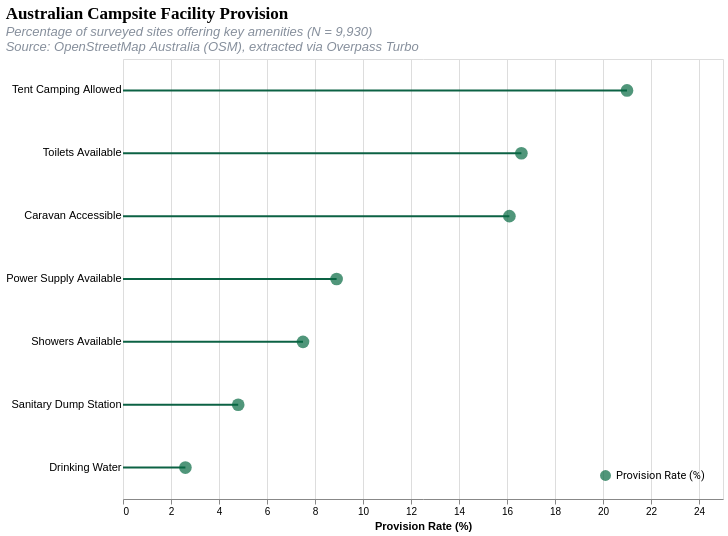

Vega-Lite specification stored for this chart:
### Vega-Lite specification from a JSON file in a GitHub repository (floating-point values rounded to 4 significant figures)
{"$schema": "https://vega.github.io/schema/vega-lite/v5.json", "background": "transparent", "title": {"text": "Australian Campsite Facility Provision", "subtitle": ["Percentage of surveyed sites offering key amenities (N = 9,930)", "Source: OpenStreetMap Australia (OSM), extracted via Overpass Turbo"], "subtitleColor": "#868f9c", "subtitleFontStyle": "italic", "subtitleFontSize": 13, "anchor": "start", "fontSize": 17, "font": "Playfair Display"}, "width": 600, "height": 440, "data": {"values": [{"category": "Tent Camping Allowed", "count": 2083, "percentage": 21.0}, {"category": "Toilets Available", "count": 1650, "percentage": 16.6}, {"category": "Caravan Accessible", "count": 1595, "percentage": 16.1}, {"category": "Power Supply Available", "count": 884, "percentage": 8.9}, {"category": "Showers Available", "count": 745, "percentage": 7.5}, {"category": "Sanitary Dump Station", "count": 475, "percentage": 4.8}, {"category": "Drinking Water", "count": 254, "percentage": 2.6}]}, "encoding": {"y": {"field": "category", "type": "nominal", "sort": "-x", "axis": {"title": null, "labelFontSize": 11, "domain": false, "ticks": false}}, "x": {"field": "percentage", "type": "quantitative", "scale": {"domain": [0, 25]}, "axis": {"title": "Provision Rate (%)", "grid": true, "format": ".0f"}}}, "layer": [{"mark": {"type": "rule", "color": "#0c6244", "strokeWidth": 2}}, {"mark": {"type": "circle", "size": 160}, "encoding": {"color": {"datum": "Provision Rate (%)", "type": "nominal", "scale": {"domain": ["Provision Rate (%)"], "range": ["#056a42"]}, "legend": {"title": null, "orient": "bottom-right", "symbolSize": 120, "labelFontSize": 11, "labelFont": "Roboto"}}, "tooltip": [{"field": "category", "type": "nominal", "title": "Facility"}, {"field": "percentage", "type": "quantitative", "title": "Availability (%)", "format": ".1f"}, {"field": "count", "type": "quantitative", "title": "Total Sites", "format": ","}]}}]}
